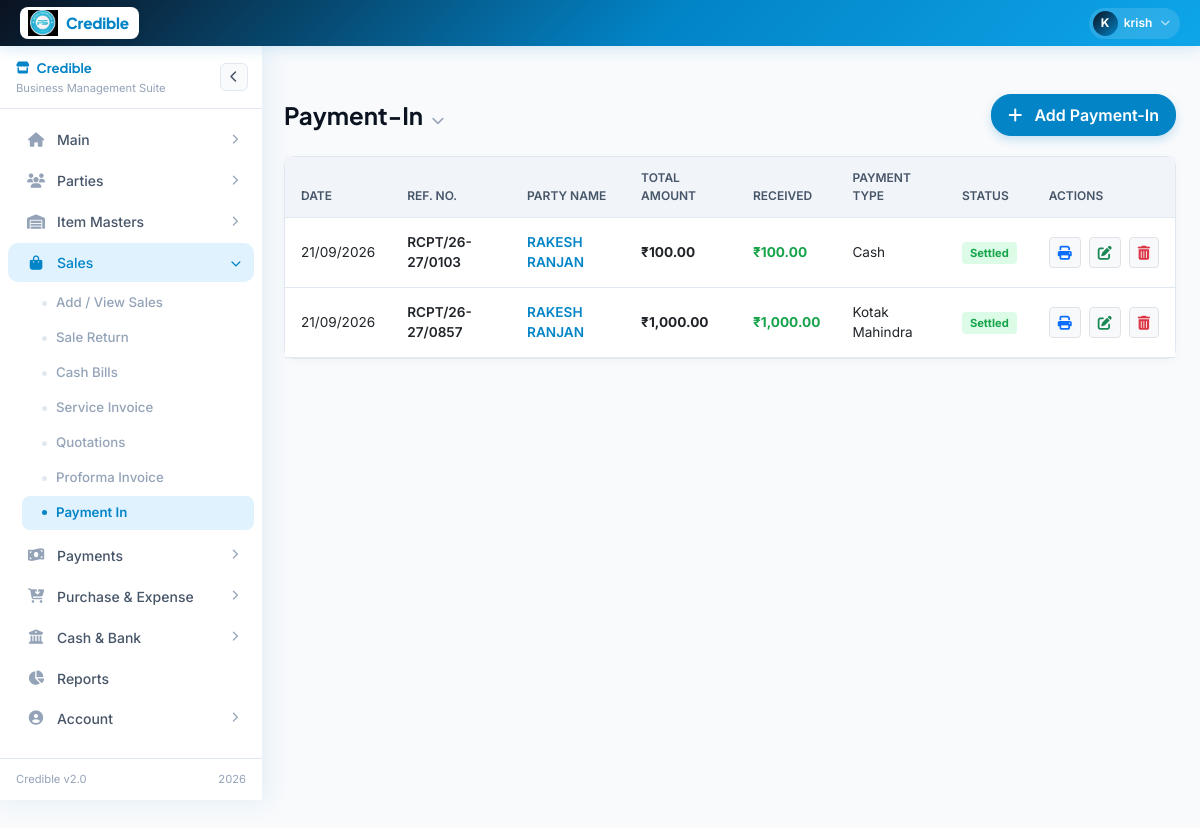
The page /received_payments.php (signed in) on the database its author committed.
### tables this page shows
CREATE TABLE `payment_receipts` (
  `id` int(11) NOT NULL AUTO_INCREMENT,
  `receipt_no` varchar(50) NOT NULL,
  `customer_name` varchar(255) NOT NULL,
  `payment_method` varchar(50) NOT NULL,
  `total_amount` decimal(12,2) NOT NULL,
  `unused_amount` decimal(12,2) NOT NULL DEFAULT 0.00,
  `reference_no` varchar(100) DEFAULT NULL,
  `payment_date` date NOT NULL,
  `created_by` int(11) NOT NULL,
  `created_at` datetime DEFAULT current_timestamp(),
  PRIMARY KEY (`id`)
);

### received_payments.php (the view, shortened to what this page needs)
<?php
require_once 'config.php';
try {
    $conn->query("CREATE TABLE IF NOT EXISTS payment_receipts (
        id INT AUTO_INCREMENT PRIMARY KEY,
        receipt_no VARCHAR(50) NOT NULL,
        customer_name VARCHAR(255) NOT NULL,
        payment_method VARCHAR(50) NOT NULL,
        total_amount DECIMAL(12,2) NOT NULL,
        unused_amount DECIMAL(12,2) NOT NULL DEFAULT 0.00,
        reference_no VARCHAR(100) DEFAULT NULL,
        payment_date DATE NOT NULL,
        created_by INT NOT NULL,
        created_at DATETIME DEFAULT CURRENT_TIMESTAMP
    ) ENGINE=InnoDB DEFAULT CHARSET=utf8mb4");
    $conn->query("ALTER TABLE received_payments ADD COLUMN IF NOT EXISTS receipt_id INT DEFAULT NULL");
} catch (Exception $e) { error_log($e->getMessage()); }
include('layout.php');
$receipts = [];
$sql = "SELECT pr.*,
        CASE WHEN u.id IS NOT NULL THEN COALESCE(u.full_name,'Admin')
             WHEN cu.name IS NOT NULL THEN cu.name ELSE 'Unknown' END AS created_by_name
        FROM payment_receipts pr
        LEFT JOIN users u ON pr.created_by = u.id
        LEFT JOIN create_users cu ON pr.created_by = cu.id
        ORDER BY pr.payment_date DESC, pr.created_at DESC";
$res = $conn->query($sql);
if($res) { while($row = $res->fetch_assoc()) $receipts[] = $row; }
?>
<link rel="stylesheet" href="https://cdnjs.cloudflare.com/ajax/libs/font-awesome/6.5.0/css/all.min.css">
<link href="https://cdn.jsdelivr.net/npm/select2@4.1.0-rc.0/dist/css/select2.min.css" rel="stylesheet" />
<div class="content">
    <div class="top-bar">
        <h4>Payment-In <i class="fas fa-chevron-down ms-1" style="font-size: 0.8rem; color: #94a3b8;"></i></h4>
        <button class="btn btn-primary" onclick="resetPaymentForm()" data-bs-toggle="modal" data-bs-target="#paymentInModal"><i class="fas fa-plus me-2"></i> Add Payment-In</button>
    </div>
    <div class="card">
        <div class="table-responsive">
            <table class="table">
                <thead>
                    <tr>
                        <th>Date</th>
                        <th>Ref. No.</th>
                        <th>Party Name</th>
                        <th>Total Amount</th>
                        <th>Received</th>
                        <th>Payment Type</th>
                        <th>Status</th>
                        <th>Actions</th>
                    </tr>
                </thead>
                <tbody>
                    <?php if(empty($receipts)): ?>
                        <tr><td colspan="8" class="text-center py-4 text-muted">No transactions found.</td></tr>
                    <?php else: ?>
                        <?php foreach($receipts as $rcpt): ?>
                            <tr>
                                <td><?php echo date('d/m/Y', strtotime($rcpt['payment_date'])); ?></td>
                                <td><span style="font-weight:600"><?php echo htmlspecialchars($rcpt['receipt_no']); ?></span></td>
                                <td><div style="font-weight:600; color:var(--brand);"><?php echo htmlspecialchars($rcpt['customer_name']); ?></div></td>
                                <td style="font-weight:700">₹<?php echo number_format($rcpt['total_amount'],2); ?></td>
                                <td style="font-weight:700; color:var(--success)">₹<?php echo number_format($rcpt['total_amount'],2); ?></td>
                                <td><?php echo htmlspecialchars($rcpt['payment_method']); ?></td>
                                <td><span class="status-badge">Settled</span></td>
                                <td>
                                    <div class="d-flex gap-2">
                                        <button class="btn btn-sm btn-light border text-primary" title="Print Receipt" onclick="window.print()"><i class="fas fa-print"></i></button>
                                        <button class="btn btn-sm btn-light border text-success" title="Edit" onclick="editReceipt(<?php echo $rcpt['id']; ?>)"><i class="fas fa-edit"></i></button>
                                        <a href="received_payments.php?delete_receipt_id=<?php echo $rcpt['id']; ?>" class="btn btn-sm btn-light border text-danger" title="Delete" onclick="return confirm('Are you sure you want to delete this payment receipt? All linked invoices will be unlinked and customer balance will be reversed.')"><i class="fas fa-trash-alt"></i></a>
                                    </div>
                                </td>
                            </tr>
                        <?php endforeach; ?>
                    <?php endif; ?>
                </tbody>
            </table>
        </div>
    </div>
</div>
</body>
</html>

### layout.php (style rules this page uses)
:root { --brand: #0284c7; --brand-dark: #0b1220; --brand-mid: #0ea5e9; --brand-light: #e0f2fe; --brand-xlight: #f0f9ff; --gold: #0369a1; --white: #ffffff; --bg: #f4f8fb; --card: #ffffff; --border: #e2e8f0; --text: #0b1220; --text-mid: #475569; --text-muted: #94a3b8; --success: #16a34a; --danger: #dc2626; --nav-h: 46px; --sb-w: 262px; --sb-w-collapsed: 64px; --radius: 10px; --shadow-nav: 0 2px 16px rgba(2,132,199,.18); --shadow-sb: 4px 0 24px rgba(2,132,199,.10); --transition: 0.28s cubic-bezier(.4,0,.2,1); }
*, *::before, *::after { box-sizing: border-box; margin: 0; padding: 0; }
html { scroll-behavior: smooth; }
body { font-family: 'Inter', sans-serif; background: var(--bg); color: var(--text); overflow-x: hidden; }

### received_payments.php (style rules this page uses)
:root { --brand: #0284c7; --brand-dark: #0b1220; --brand-light: #e0f2fe; --success: #16a34a; --success-bg: #dcfce7; --danger: #dc2626; --danger-bg: #fee2e2; --bg: #f8fafc; --card: #ffffff; --border: #e2e8f0; --text: #0f172a; --text-mid: #475569; --text-muted: #94a3b8; --radius-sm: 6px; --radius-md: 10px; }
body { font-family: 'Inter', sans-serif; background: var(--bg); color: var(--text); }
.content { margin-top: 70px; margin-left: 260px; padding: 24px; min-height: 100vh; }
.top-bar { display: flex; justify-content: space-between; align-items: center; margin-bottom: 20px; }
.top-bar h4 { font-family: 'Plus Jakarta Sans', sans-serif; font-weight: 700; color: var(--brand-dark); margin:0; }
.btn-primary { background: var(--brand); border-color: var(--brand); font-weight: 600; padding: 8px 16px; border-radius: 20px; box-shadow: 0 4px 10px rgba(2,132,199,0.2); }
.card { background: var(--card); border: 1px solid var(--border); border-radius: var(--radius-md); box-shadow: 0 2px 10px rgba(0,0,0,0.03); overflow: visible; }
.table-responsive { overflow: visible; }
.table { margin: 0; }
.table th { background: #f1f5f9; color: var(--text-mid); font-weight: 600; font-size: 0.75rem; text-transform: uppercase; padding: 12px 16px; border-bottom: 1px solid var(--border); }
.table td { padding: 14px 16px; vertical-align: middle; font-size: 0.85rem; border-bottom: 1px solid var(--border); position: relative; }
.status-badge { padding: 4px 8px; border-radius: 4px; font-size: 0.7rem; font-weight: 700; background: var(--success-bg); color: var(--success); }

### rows shown on the page
payment_receipts: payment_date "21/09/2026", receipt_no "RCPT/26-27/0103", customer_name "RAKESH RANJAN", total_amount "100.00", payment_method "Cash"
payment_receipts: payment_date "21/09/2026", receipt_no "RCPT/26-27/0857", customer_name "RAKESH RANJAN", total_amount "1,000.00", payment_method "Kotak Mahindra"

### other values the page prints
substr($uname, 0, 1) "K"
explode(' ', $uname)[0] "krish"
